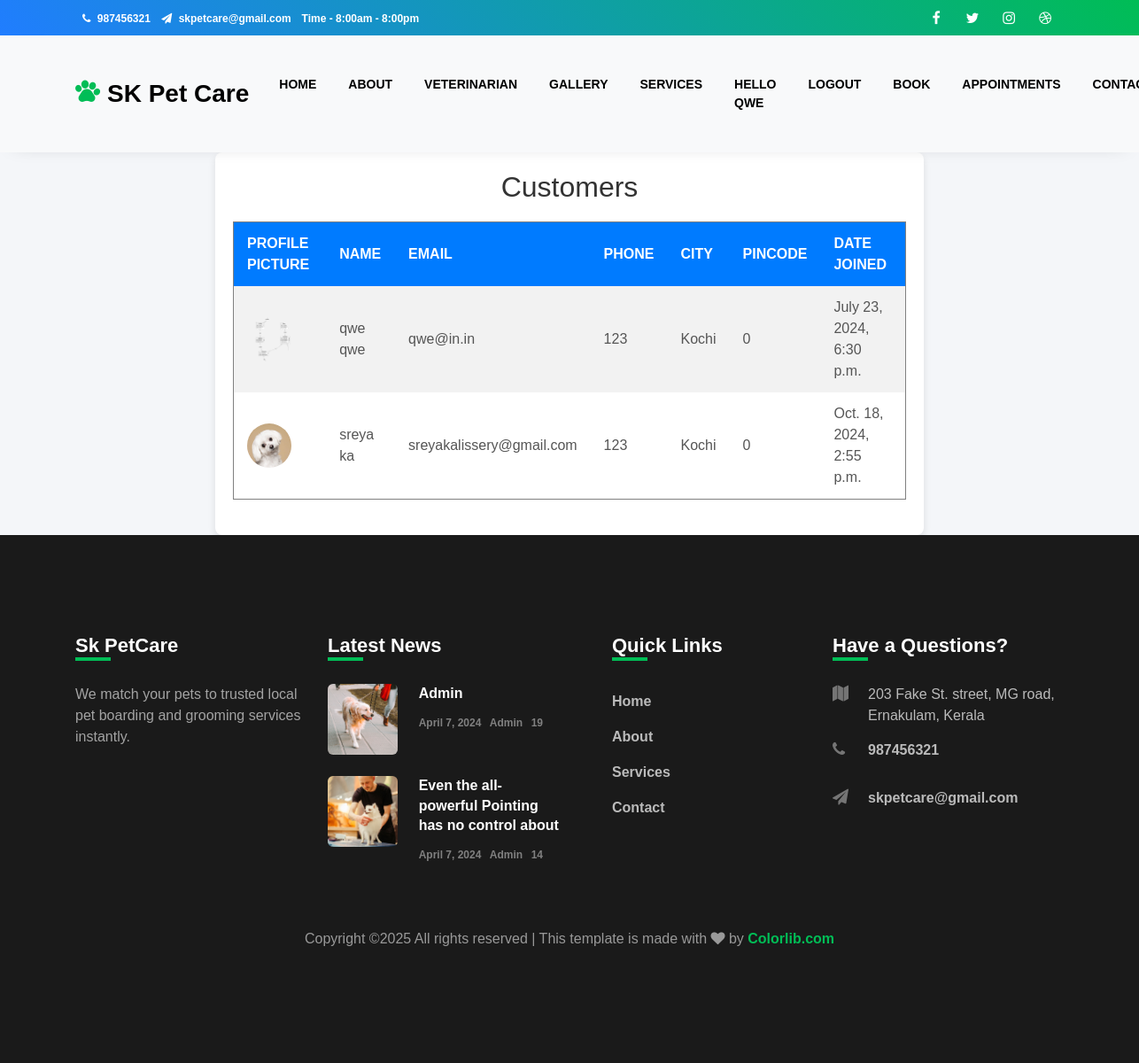
The page /credentials/admin/customers/ (signed in) on the database its author committed.
### credentials/models.py (models this page shows, shortened)
class Customer(models.Model):
    user=models.OneToOneField(User,on_delete=models.CASCADE)
    profile_pic= models.FileField(upload_to='profile_pic/CustomerProfilePic/',null=True,blank=True)
    phone = models.CharField(max_length=10, default='0')
    address = models.CharField(max_length=250)
    pincode = models.PositiveBigIntegerField(default=0)
    city = models.CharField(max_length=250, default='Kochi')
    date_joined = models.DateTimeField(verbose_name='date joined', auto_now_add=True)
    last_login = models.DateTimeField(verbose_name='last login', auto_now=True)
    @property
    def get_name(self):
        return self.user.first_name+" "+self.user.last_name

### credentials/views.py (the view)
# urls.py: path('admin/customers/', views.view_customers, name='view_customers'),
@login_required
def view_customers(request):
    customers = Customer.objects.all()
    return render(request, 'view_customers.html', {'customers': customers})

### templates/view_customers.html (shortened to what this page needs)
{% extends 'base.html' %}
{% load static %}
{% block content %}
<div class="table-container">
    <h1>Customers</h1>
    <table border="1">
        <tr>
            <th>Profile Picture</th>
            <th>Name</th>
            <th>Email</th>
            <th>Phone</th>
            <th>City</th>
            <th>Pincode</th>
            <th>Date Joined</th>
        </tr>
        {% for customer in customers %}
        <tr>
            <td>
                {% if customer.profile_pic %}
                    <img src="{{ customer.profile_pic.url }}" alt="{{ customer.get_name }}" class="profile-pic">
                {% else %}
                    <img src="{% static 'images/gallery-4.jpg' %}" alt="Default Profile" class="profile-pic">
                {% endif %}
            </td>
            <td>{{ customer.get_name }}</td>
            <td>{{ customer.user.email }}</td>
            <td>{{ customer.phone }}</td>
            <td>{{ customer.city }}</td>
            <td>{{ customer.pincode }}</td>
            <td>{{ customer.date_joined }}</td>
        </tr>
        {% endfor %}
    </table>
</div>
{% endblock %}

### templates/base.html (shortened to what this page needs)
{% load static %}
<!DOCTYPE html>
<html lang="en">
  <head>
    <link rel="stylesheet" href="https://stackpath.bootstrapcdn.com/font-awesome/4.7.0/css/font-awesome.min.css">
    <link rel="stylesheet" href="{% static '' %}css/animate.css">
    <link rel="stylesheet" href="{% static '' %}css/owl.carousel.min.css">
    <link rel="stylesheet" href="{% static '' %}css/owl.theme.default.min.css">
    <link rel="stylesheet" href="{% static '' %}css/magnific-popup.css">
    <link rel="stylesheet" href="{% static '' %}css/bootstrap-datepicker.css">
    <link rel="stylesheet" href="{% static '' %}css/jquery.timepicker.css">
    <link rel="stylesheet" href="{% static '' %}css/flaticon.css">
    <link rel="stylesheet" href="{% static '' %}css/style.css">
    <link rel="stylesheet" href="https://cdn.jsdelivr.net/npm/bootstrap@5.3.0/dist/css/bootstrap.min.css">
  </head>
  <body>
    <div class="wrap">
			<div class="container">
				<div class="row">
					<div class="col-md-6 d-flex align-items-center">
						<p class="mb-0 phone pl-md-2">
							<a href="#" class="mr-2"><span class="fa fa-phone mr-1"></span> 987456321</a>
							<a href="#"><span class="fa fa-paper-plane mr-1"></span> skpetcare@gmail.com</a>
              <a href="#" class="mr-2"> Time - 8:00am - 8:00pm</a>
						</p>
					</div>
					 <div class="col-md-6 d-flex justify-content-md-end">
						<div class="social-media">
                            <p class="mb-0 d-flex">
                                <a href="#" class="d-flex align-items-center justify-content-center"><span class="fa fa-facebook"><i class="sr-only">Facebook</i></span></a>
                               <a href="#" class="d-flex align-items-center justify-content-center"><span class="fa fa-twitter"><i class="sr-only">Twitter</i></span></a>
                               <a href="#" class="d-flex align-items-center justify-content-center"><span class="fa fa-instagram"><i class="sr-only">Instagram</i></span></a>
                               <a href="#" class="d-flex align-items-center justify-content-center"><span class="fa fa-dribbble"><i class="sr-only">Dribbble</i></span></a>
                            </p>
		        </div>
					</div>
				</div>
			</div>
		</div>
		<nav class="navbar navbar-expand-lg navbar-light bg-light ftco_navbar ftco-navbar-light" id="ftco-navbar">
	    <div class="container">
	    	<a class="navbar-brand" href="{% url 'index' %}"><span class="flaticon-pawprint-1 mr-2"></span>SK Pet Care</a>
	      <div class="collapse navbar-collapse" id="ftco-nav">
	        <ul class="navbar-nav ml-auto">
            {% if user.is_authenticated %}
              <li class="nav-item"><a href="{% url 'index' %}" class="nav-link">Home</a></li>
              <li class="nav-item"><a href="{% url 'about' %}" class="nav-link">About</a></li>
              <li class="nav-item"><a href="{% url 'vet' %}" class="nav-link">Veterinarian</a></li>
              <li class="nav-item"><a href="{% url 'gallery' %}" class="nav-link">Gallery</a></li>
              <li class="nav-item"><a href="{% url 'services' %}" class="nav-link">Services</a></li>
              {% if user.is_superuser %}
                <li class="nav-item"><a href="{% url 'profile' %}" class="nav-link">Hello {{user.username}}</a></li>
                <li class="nav-item"><a href="{% url 'logout' %}" class="nav-link">Logout</a></li>
                <li class="nav-item"><a href="{% url 'admin_booking_list' %}" class="nav-link">Book List</a></li>
                <li class="nav-item"><a href="{% url 'view_customers' %}" class="nav-link">View Customers</a></li>
                <li class="nav-item"><a href="{% url 'view_doctors' %}" class="nav-link">View Doctors</a></li>
                {% comment %} <li class="nav-item"><a href="{% url 'appointment' %}" class="nav-link">Appointments</a></li> {% endcomment %}
              {% else %}
                <li class="nav-item"><a href="{% url 'profile' %}" class="nav-link">Hello {{user.username}}</a></li>
                <li class="nav-item"><a href="{% url 'logout' %}" class="nav-link">Logout</a></li>
                <li class="nav-item"><a href="{% url 'book' %}" class="nav-link">Book</a></li>
                <li class="nav-item"><a href="{% url 'appointment' %}" class="nav-link">Appointments</a></li>
              {% endif %}
            {% endif %}
            <li class="nav-item"><a href="{% url 'contact' %}" class="nav-link">Contact</a></li>
	        </ul>
	      </div>
	    </div>
	  </nav>
      {% block content %}
      {% endblock %}
      <footer class="footer">
        <div class="container">
          <div class="row">
            <div class="col-md-6 col-lg-3 mb-4 mb-md-0">
              <h2 class="footer-heading">Sk PetCare</h2>
              <p>We match your pets to trusted local pet boarding and grooming services instantly.</p>
              <ul class="ftco-footer-social p-0">
              </ul>
            </div>
            <div class="col-md-6 col-lg-3 mb-4 mb-md-0">
              <h2 class="footer-heading">Latest News</h2>
              <div class="block-21 mb-4 d-flex">
                <a class="img mr-4 rounded" style="background-image: url(/static/images/image_1.jpg);"></a>
                <div class="text">
                  <h3 class="heading"><a href="#">Admin</a></h3>
                  <div class="meta">
                    <div><a href="#"> April 7, 2024</a></div>
                    <div><a href="#"> Admin</a></div>
                    <div><a href="#"> 19</a></div>
                  </div>
                </div>
              </div>
              <div class="block-21 mb-4 d-flex">
                <a class="img mr-4 rounded" style="background-image: url(/static/images/image_2.jpg);"></a>
                <div class="text">
                  <h3 class="heading"><a href="#">Even the all-powerful Pointing has no control about</a></h3>
                  <div class="meta">
                    <div><a href="#"> April 7, 2024</a></div>
                    <div><a href="#"> Admin</a></div>
                    <div><a href="#"> 14</a></div>
                  </div>
                </div>
              </div>
            </div>
            <div class="col-md-6 col-lg-3 pl-lg-5 mb-4 mb-md-0">
              <h2 class="footer-heading">Quick Links</h2>
              <ul class="list-unstyled">
                <li><a href="#" class="py-2 d-block">Home</a></li>
                <li><a href="#" class="py-2 d-block">About</a></li>
                <li><a href="#" class="py-2 d-block">Services</a></li>
                <li><a href="#" class="py-2 d-block">Contact</a></li>
              </ul>
            </div>
            <div class="col-md-6 col-lg-3 mb-4 mb-md-0">
              <h2 class="footer-heading">Have a Questions?</h2>
              <div class="block-23 mb-3">
                <ul>
                  <li><span class="icon fa fa-map"></span><span class="text">203 Fake St. street, MG road, Ernakulam, Kerala</span></li>
                  <li><a href="#"><span class="icon fa fa-phone"></span><span class="text">987456321</span></a></li>
                  <li><a href="#"><span class="icon fa fa-paper-plane"></span><span class="text">skpetcare@gmail.com</span></a></li>
                </ul>
              </div>
            </div>
          </div>
          <div class="row mt-5">
            <div class="col-md-12 text-center">
              <p class="copyright">
                Copyright &copy;<script>document.write(new Date().getFullYear());</script> All rights reserved | This template is made with <i class="fa fa-heart" aria-hidden="true"></i> by <a href="https://colorlib.com" target="_blank">Colorlib.com</a>
              </p>
            </div>
          </div>
        </div>
      </footer>
  </body>
</html>

### templates/view_customers.html (style rules this page uses)
body { font-family: Arial, sans-serif; background-color: #f4f6f9; color: #333; }
h1 { text-align: center; color: #333; margin-bottom: 20px; font-size: 2em; }
.table-container { width: 90%; max-width: 800px; margin: auto; background-color: #fff; padding: 20px; box-shadow: 0px 4px 8px rgba(0, 0, 0, 0.1); border-radius: 8px; }
table { width: 100%; border-collapse: collapse; margin: 20px 0; }
th, td { padding: 12px 15px; text-align: left; }
th { background-color: #007bff; color: #fff; font-weight: 600; text-transform: uppercase; }
tr:nth-child(even) { background-color: #f2f2f2; }
td { color: #555; }
.profile-pic { width: 50px; height: 50px; border-radius: 50%; object-fit: cover; }
a { color: #007bff; text-decoration: none; font-weight: bold; }

### rows shown on the page
Customer: profile_pic (picture), get_name "qwe qwe", user.email "qwe@in.in", phone "123", city "Kochi", pincode "0", date_joined "July 23, 2024, 6:30 p.m."
Customer: profile_pic (picture), get_name "sreya ka", user.email "sreyakalissery@gmail.com", phone "123", city "Kochi", pincode "0", date_joined "Oct. 18, 2024, 2:55 p.m."

### other values the page prints
{{ user.username }} "QWE"
